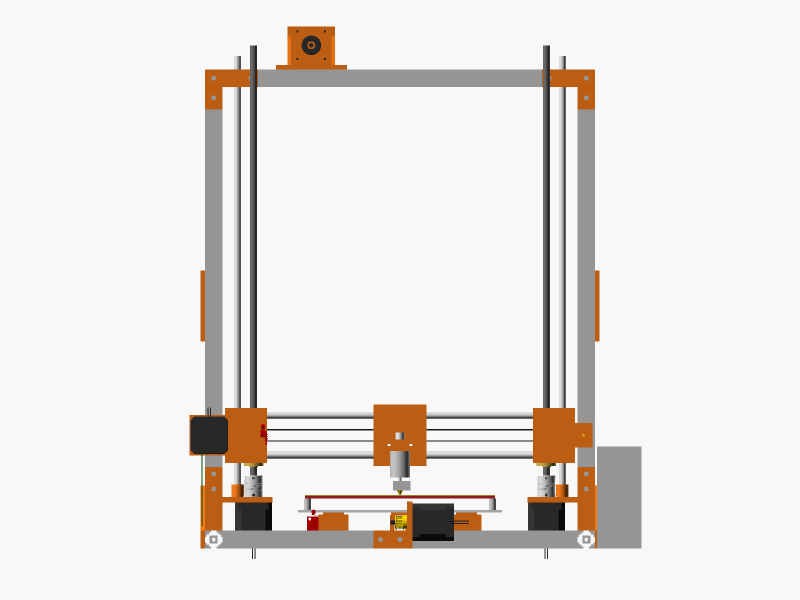
#> input picture cad/images/assembly_front.png, 1600 x 1200 px (shown at 1/2 size)
$ python -i make_guide.py   (imports and definitions only)
#> lines starting #> are read from the running program, lines starting #| are printed output that depends on the picture
"""Build the step-by-step assembly guide: render each step with assembly_steps.scad, crop it, add the
step number, and write assembly_guide/index.html.

Usage: python make_guide.py            (render all steps, then write the page)
       python make_guide.py 7 9        (render only these steps)
       python make_guide.py --html     (only write the page)
"""
import html, math, os, re, subprocess, sys
from PIL import Image, ImageChops, ImageDraw, ImageFont

OSC = r'C:\Program Files\OpenSCAD\openscad.com'
CAD = os.path.join(os.path.dirname(os.path.abspath(__file__)), '..')
SIZE = (2400, 1800)
# camera rotation [rx, rz] per step (rz = turn around the vertical axis)
CAMS = [(60, 35), (75, 35), (60, 35), (60, 35), (65, 60), (65, 330), (55, 35), (55, 150), (70, 35), (60, 35),
        (60, 35), (70, 15), (45, 20), (60, 35), (60, 35), (70, 330), (70, 330), (70, 0), (60, 35)]

# smaller labels on crowded bench steps (label size = view size / divisor)
LABEL_DIV = {12: 50, 13: 65}

OUT = os.path.join(os.path.dirname(os.path.abspath(__file__)), '..', '..', 'assembly_guide')

# title, new parts [(name, qty, note)], hardware, instructions
STEPS = [
 ("Base frame",
  [("2020 bar 520 mm (side)", 2, ""), ("2020 bar 400 mm (front, rear)", 2, ""), ("Corner bracket", 4, "inside each corner")],
  "8 × M4×10 + washer, 8 × M4 T-nut",
  ["The front and rear bars go <b>between</b> the side bars.",
   "Your T-nuts are the <b>drop-in</b> type: put one into the slot from the top, then turn the screw; the nut turns 90° and locks. You can add them at any time.",
   "Fit 1 corner bracket in each inside corner. Tighten lightly.",
   "Put the frame on a flat table. Measure both diagonals; they must be equal (±1 mm). Then tighten."]),
 ("Feet",
  [("Rubber foot Penn-Elcom F1697", 4, "under the side-bar ends")],
  "4 × M4×16 or M4×25 (test which fits, see the check) + washer, 4 × M4 T-nut (bottom slot)",
  ["Fit one foot under each end of the side bars.",
   "Check: 4–6 mm of the screw must come out of the top of the foot. If more, use the shorter screw or add a washer."]),
 ("Uprights",
  [("2020 bar 520 mm (upright)", 2, ""), ("Corner bracket", 2, "rear face, at the bottom")],
  "4 × M4×10 + washer, 4 × M4 T-nut",
  ["Stand each upright on its side bar. The front face of the upright is <b>335 mm</b> from the front end of the side bar.",
   "Fit 1 corner bracket on the <b>rear</b> face. The front face has no bracket: the Z motor (step 6) is there.",
   "Check with a square that each upright is vertical. The braces (step 5) make it stiff."]),
 ("Top bar",
  [("2020 bar 400 mm (top)", 1, "between the uprights"), ("Corner bracket", 2, "under the top bar"), ("T-shape joining plate", 2, "rear face")],
  "8–10 × M4×10 + washer, 8–10 × M4 T-nut",
  ["Fit the top bar between the tops of the uprights.",
   "Fit 1 corner bracket under each end and 1 T-plate on each rear corner.",
   "Check that the distance between the uprights is the same at the top and at the bottom."]),
 ("Diagonal braces",
  [("2020 bar 290 mm (brace)", 2, ""), ("Brace gusset top / bottom (printed 24, 25)", "2 + 2", "outer faces")],
  "12 × M4×12 + washer, 12 × M4 T-nut",
  ["Fit each brace in line with its side: top end on the upright, bottom end on the side bar.",
   "Fix both ends with the printed gussets on the <b>outer</b> face.",
   "Check again that the uprights are vertical before you tighten."]),
 ("Z-bottom parts and Z motors",
  [("Z bottom left / right (printed 08, 09)", "1 + 1", ""), ("NEMA17 motor", 2, "below the Z-bottom"), ("Flexible coupler 5–8 mm", 2, "on the motor shaft")],
  "8 × M3×10 (motors), 4 × M4×12 + washer + T-nut (Z-bottoms)",
  ["Fit each Z-bottom on the front of its upright, <b>17 mm above the side bar</b> (the 47 mm motor body must clear the bar by approx. 3 mm).",
   "Fit each motor under its Z-bottom with 4 × M3×10.",
   "Push the coupler on the shaft, 5 mm end down. Tighten the lower grub screws only."]),
 ("Y rods",
  [("Y rod clamp (printed 15)", 4, "top slots of front and rear bars"), ("8 mm rod 500 mm", 2, ""), ("LM8UU", 3, "2 on the left rod, 1 on the right rod")],
  "8 × M4×12 + washer, 8 × M4 T-nut",
  ["<b>First slide the 3 LM8UU bearings onto the rods: 2 on the left rod, 1 on the right rod.</b>",
   "Fit the clamps at X = ±85 mm from the centre of the frame (rods 170 mm apart).",
   "Check that the rods are parallel (same distance at the front and at the rear) and at the same height."]),
 ("Y motor and Y idler",
  [("Y motor mount (printed 11)", 1, "rear bar"), ("NEMA17 motor", 1, ""), ("GT2 20T pulley", 1, ""),
   ("Y idler holder (printed 12)", 1, "front bar"), ("GT2 idler, 3 mm bore", 1, "")],
  "4 × M3×10 (motor), 4 × M4×12 + washer + T-nut, 1 × M3×25 + nut (idler axle)",
  ["Fit the Y motor mount on the rear bar, centred: 2 screws in the front slot, 2 in the top slot.",
   "Fit the motor with 4 × M3×10. Put the pulley on the shaft in line with the centre of the frame.",
   "Fit the idler holder on the front bar, centred, and the idler on its M3 axle."]),
 ("Y carriage",
  [("Y carriage (printed 27)", 1, "on top of the bearings"),
   ("Y bearing holder (printed 14)", 3, "under the bearings"), ("Y belt holder (printed 13)", 1, "under the centre")],
  "6 × M3×16 + nuts (bearing holders), 2 × M3×16 + nuts (belt holder)",
  ["Put the carriage on the 3 bearings.",
   "Clamp each bearing from below with a bearing holder (2 screws each).",
   "Fit the belt holder under the centre of the carriage.",
   "Move the carriage by hand: it must slide freely along the full length."]),
 ("Y belt",
  [("GT2 belt", 1, "approx. 1 m")],
  "zip ties",
  ["Clamp one belt end in the belt holder.",
   "Route the belt around the front idler, then to the rear motor pulley, then back to the belt holder.",
   "Pull it tight (it must sound like a low note when you pluck it) and clamp the other end."]),
 ("Heatbed",
  [("Bed spacer (printed 16)", 4, "on the carriage corners"), ("Bed spring", 4, ""), ("Heatbed MK2 214 mm", 1, "")],
  "4 × <b>M3×50</b> + nyloc nuts (from the top, through bed, spring, spacer, carriage)",
  ["Put a spacer on each corner hole of the carriage and a spring on each spacer.",
   "Put the heatbed on the springs and fit the 4 screws from the top.",
   "Tighten until each spring is compressed by approx. half. You level the bed later."]),
 ("X-ends (on the bench)",
  [("X-end motor (printed 01)", 1, ""), ("X-end idler (printed 02)", 1, ""), ("LM8UU", 2, "one in each X-end"),
   ("T8 brass nut", 2, "top of each X-end"), ("NEMA17 motor", 1, "X motor"), ("GT2 20T pulley", 1, ""),
   ("GT2 idler, 3 mm bore", 1, ""), ("Micro switch (X endstop)", 1, "")],
  "4 × M3×10 (motor), 4–8 × M3×10 (T8 nuts), 1 × M3×30 + nut (idler axle), 2 × M2/M3 (switch)",
  ["Push one LM8UU into the bearing hole of each X-end (from the top), with zip ties.",
   "Fit a T8 brass nut on top of each X-end: flange in the recess, screws into the holes.",
   "Fit the X motor on the X-end motor with <b>4</b> screws, and the pulley on its shaft.",
   "Fit the idler in the X-end idler on its M3 axle, and the micro switch on the X-end motor."]),
 ("X axis (on the bench)",
  [("8 mm rod 471 mm (cut)", 2, ""), ("X carriage (printed 03)", 1, ""), ("LM8UU", 3, "2 on the top rod, 1 on the bottom rod"), ("GT2 belt", 1, "approx. 1 m")],
  "zip ties, M3 square nuts in the carriage slots",
  ["Push the 3 bearings into the carriage and fix them with zip ties.",
   "Slide the 2 rods through the carriage bearings, then push the rod ends fully into both X-ends.",
   "Fix one belt end on the carriage, route it around the motor pulley and the idler, and back to the carriage. Tension it."]),
 ("Fit the X axis",
  [("Complete X axis from steps 12–13", 1, "")],
  "–",
  ["Lower the X axis between the uprights.",
   "Line up each X-end bearing over the rod hole of its Z-bottom, and each T8 nut over its coupler. Support the X axis on blocks."]),
 ("Z rods and lead screws",
  [("8 mm rod 500 mm", 2, ""), ("T8 lead screw 500 mm", 2, ""), ("Z top (printed 10)", 2, "")],
  "4 × M4×12 + washer + T-nut (Z tops)",
  ["Slide each Z rod down from the top through the X-end bearing into the Z-bottom.",
   "Turn each lead screw down through its T8 nut into the coupler. Tighten the upper grub screws.",
   "Fit the Z tops on the top of the rods and bolt them to the uprights. <b>The top of the lead screw stays free.</b>",
   "Turn both lead screws by hand until the X axis is level (same height left and right)."]),
 ("Extruder drive (on the X carriage)",
  [("Extruder body (printed 04)", 1, ""), ("NEMA17 motor (your shortest)", 1, ""), ("MK8 drive gear", 1, ""),
   ("Extruder idler (printed 06)", 1, ""), ("625 bearing + 5×16 pin (M5×16)", 1, "")],
  "3 × M3 (motor), 2 × M3×40 + springs (idler tension), M5 nyloc (pin)",
  ["Fit the motor on the extruder body with 3 screws (the idler arm needs the 4th corner).",
   "Fit the MK8 gear on the shaft so that its groove lines up with the filament path.",
   "Fit the 625 bearing in the idler on the pin, then the idler with its 2 tension screws and springs.",
   "Bolt the extruder body to the X carriage."]),
 ("Hotend and fans",
  [("E3D V6 hotend", 1, ""), ("Extruder cover (printed 05)", 1, "clamps the hotend"), ("30 mm fan", 1, "hotend fan"),
   ("Fan nozzle (printed 07)", 1, ""), ("5015 blower", 1, "part cooling")],
  "M3 screws from the M3×25 set, square nuts",
  ["Cut the PTFE tube in the hotend flush with the top of the heatsink.",
   "Put the hotend groove into the extruder body and clamp it with the cover.",
   "Fit the 30 mm fan on the heatsink side, and the 5015 blower with the fan nozzle."]),
 ("Electronics",
  [("Power supply 12 V 15 A", 1, "right side"), ("Heatbed MOS module", 1, "right side, behind the PSU"), ("MKS Gen L", 1, "left side"), ("Raspberry Pi 3B+", 1, "left side")],
  "M4×10 + washer + T-nut, M3 standoffs for the boards, cable ties",
  ["Fit the power supply on the outside of the right side bar, and the board and Pi on the left.",
   "Fit the MOS module on the right side bar, between the power supply and the Z motor. The bed current (approx. 11 A) then uses short wires from the power supply.",
   "<b>Do not connect power yet.</b> Wiring and the Klipper configuration come next."]),
 ("Complete printer: checks",
  [],
  "–",
  ["Move each axis by hand: X, Y and Z must move smoothly over the full length.",
   "Belts tight, all grub screws tight, all frame screws tight.",
   "Z: both sides at the same height. Bed: approximately level with the nozzle path."]),
]

TNUT = [("Each side bar", "top slot: upright bracket 1, Z-bottom 2, brace gusset area 3 (outer slot); bottom slot: foot 2; right bar outer slot: power supply 2, MOS module 2"),
        ("Front bar", "top slot: rod clamps 4, Y idler holder 2"),
        ("Rear bar", "top slot: rod clamps 4, Y motor mount 2; front slot: Y motor mount 2"),
        ("Each upright", "front face: Z-bottom 2, Z top 2, endstop 1; rear face: bracket 1, T-plate 2; outer face: gusset 3; inner face: top bracket 1"),
        ("Top bar", "bottom face: brackets 2; rear face: T-plates 2"),
        ("Each brace", "outer face: gussets 2")]

# [51 lines left out: functions render, banner, not called in this run]

def crop(p):
#> called with p = '../images/assembly_front.png'
    im = Image.open(p).convert('RGB')
#> im is the input picture: PIL image 1600x1200 RGB; mean R, G, B 233.5, 229.8, 226.9
    bg = Image.new('RGB', im.size, im.getpixel((0, 0)))
#> bg: PIL image 1600x1200 RGB; every value is 248
    box = ImageChops.difference(im, bg).getbbox()
#> box = (379, 53, 1283, 1118)
    if box:
        m = 30
        box = (max(0, box[0] - m), max(0, box[1] - m), min(im.width, box[2] + m), min(im.height, box[3] + m))
#> box = (349, 23, 1313, 1148)
        im.crop(box).save(p)
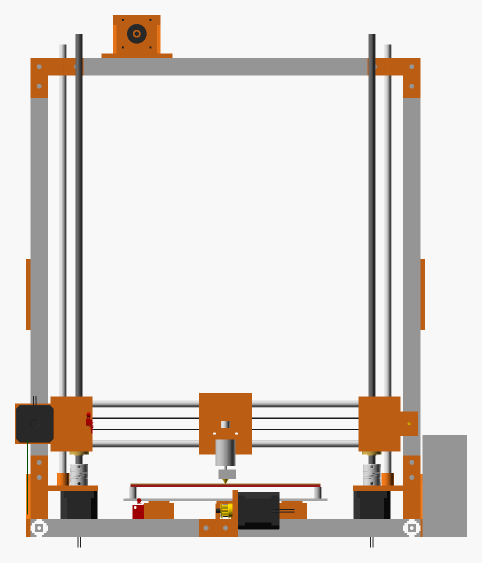
#> saved as assembly_front.png: PIL image 964x1125 RGB (shown at 1/2 size); mean R, G, B 222.4, 215.7, 210.6

args = sys.argv[1:]
# [4 lines not run here, left out]

cards = []
# [10 lines not run here, left out]

toc = ''.join(f'<a href="#s{i}">{i}. {html.escape(t[0])}</a>' for i, t in enumerate(STEPS, 1))
tn = ''.join(f'<tr><td>{a}</td><td>{b}</td></tr>' for a, b in TNUT)
page = f'''<!doctype html><html lang="en"><head><meta charset="utf-8"><meta name="viewport" content="width=device-width,initial-scale=1">
<title>Prusa i3 Build Guide</title>
<style>
:root{{--bg:#fafafa;--card:#fff;--ink:#222;--mute:#666;--line:#ddd;--acc:#e8730c}}
@media (prefers-color-scheme:dark){{:root:not([data-theme="light"]){{--bg:#16181b;--card:#1f2226;--ink:#e8e8e8;--mute:#a0a0a0;--line:#33373c}}}}
:root[data-theme="dark"]{{--bg:#16181b;--card:#1f2226;--ink:#e8e8e8;--mute:#a0a0a0;--line:#33373c}}
body{{margin:0;background:var(--bg);color:var(--ink);font:15px/1.5 system-ui,Segoe UI,Arial,sans-serif}}
main{{max-width:1100px;margin:auto;padding:16px}}
h1{{margin:.2em 0}} .sub{{color:var(--mute)}}
nav{{display:flex;flex-wrap:wrap;gap:6px;margin:12px 0 20px}} nav a{{font-size:13px;padding:4px 8px;border:1px solid var(--line);border-radius:6px;color:var(--ink);text-decoration:none;background:var(--card)}}
.step{{background:var(--card);border:1px solid var(--line);border-radius:10px;padding:16px;margin:0 0 20px;break-inside:avoid}}
.step h2{{margin:0 0 10px;font-size:20px;display:flex;align-items:center;gap:10px}}
.num{{background:var(--acc);color:#fff;border-radius:50%;width:32px;height:32px;display:inline-flex;align-items:center;justify-content:center;font-size:16px;flex:none}}
.step img{{width:100%;height:auto;border-radius:6px;background:#f8f8f8}}
.parts{{border-collapse:collapse;width:100%;margin:10px 0}} .parts th,.parts td{{border-bottom:1px solid var(--line);padding:5px 6px;text-align:left;vertical-align:top}}
.tag{{display:inline-block;min-width:20px;height:20px;border-radius:50%;background:var(--acc);color:#fff;text-align:center;font-size:12px;line-height:20px;margin-right:4px}} .q{{white-space:nowrap}} .n{{color:var(--mute)}} .hw{{margin:6px 0}} ol{{margin:6px 0 0 20px;padding:0}} li{{margin:3px 0}}
.legend{{background:var(--card);border:1px solid var(--line);border-radius:10px;padding:12px 16px;margin-bottom:20px}}
@media print{{nav{{display:none}} .step{{page-break-inside:avoid}}}}
</style></head><body><main>
<h1>Prusa i3 (MK2 parts, 2020 frame) — build guide</h1>
<p class="sub">One step per picture. The <b>orange numbers</b> in each picture match the numbers in the parts table of that step. <b>Coloured parts</b> are new in that step; they are pulled out along the direction in which you fit them, and <b>dashed lines</b> show where they go. <b>Transparent grey</b> parts were fitted in earlier steps. Steps 12, 13, 16 and 17 are done on the bench.</p>
<nav>{toc}</nav>
<div class="legend"><b>Frame screws:</b> all frame screws are <b>M4</b> into M4 T-nuts. Put an <b>M4 washer</b> under each screw head (the holes in the brackets and printed parts are 5.5 mm). Tighten a screw: if it stops but the part can still move, the screw touches the bottom of the slot; add 1 more washer.<br><b>Corner brackets:</b> 8 are used (4 base, 2 upright rear faces, 2 under the top bar). No other joint has a free 90° corner, so keep the other brackets as spares.<br><b>T-nuts:</b> your T-nuts are the <b>drop-in</b> type (6 × 10 mm, M4): put them into the slot from the top at any time. Approximate number per bar:
<table class="parts">{tn}</table></div>
{''.join(cards)}
</main></body></html>'''
# [2 lines not run here, left out]

>>> result = crop('../images/assembly_front.png')

$ run again, on cad/images/assembly_rear.png
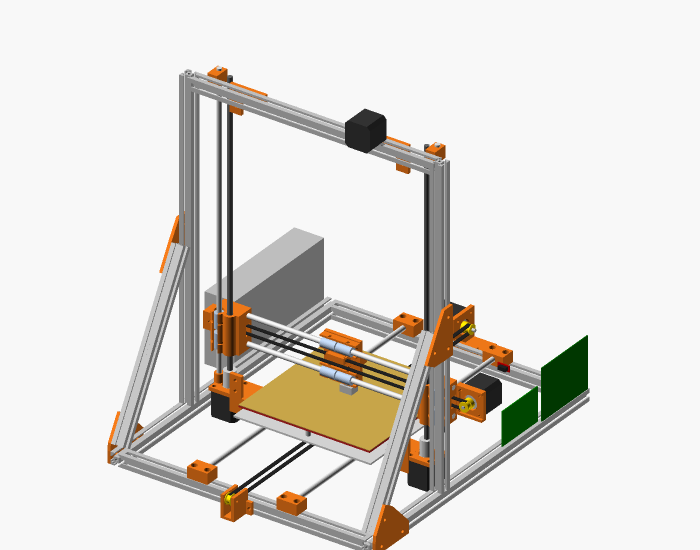
#> input picture cad/images/assembly_rear.png, 1400 x 1100 px (shown at 1/2 size)
#> in crop, im is the input picture: PIL image 1400x1100 RGB; mean R, G, B 223.9, 220.9, 216
#> bg: PIL image 1400x1100 RGB; every value is 248
#> in crop, `box = ImageChops.difference(im, bg).getbbox()`: box = (215, 131, 1179, 1100)
#> in crop, `box = (max(0, box[0] - m), max(0, box[1] - m), min(im.width, box[2] + ..`: box = (185, 101, 1209, 1100)
#> in crop, `im.crop(box).save(p)`:
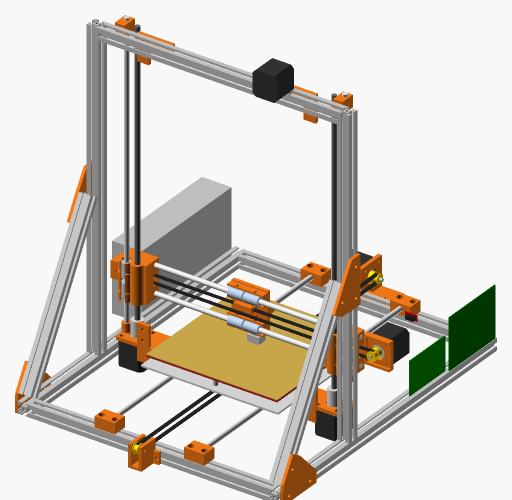
#> saved as assembly_rear.png: PIL image 1024x999 RGB (shown at 1/2 size); mean R, G, B 211.8, 207.2, 199.8

$ run again, on cad/images/assembly_side.png
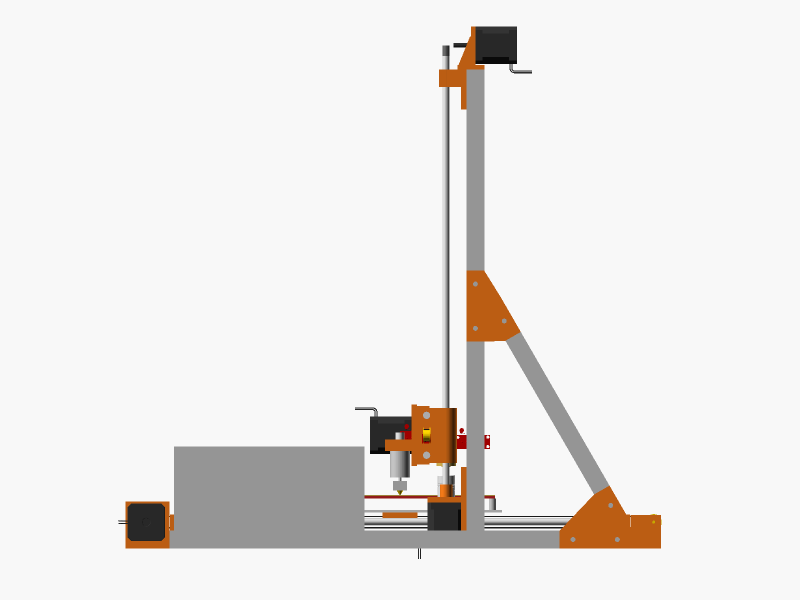
#> input picture cad/images/assembly_side.png, 1600 x 1200 px (shown at 1/2 size)
#> in crop, im is the input picture: PIL image 1600x1200 RGB; mean R, G, B 236, 233.5, 231.6
#> bg: PIL image 1600x1200 RGB; every value is 248
#> in crop, `box = ImageChops.difference(im, bg).getbbox()`: box = (236, 53, 1323, 1118)
#> in crop, `box = (max(0, box[0] - m), max(0, box[1] - m), min(im.width, box[2] + ..`: box = (206, 23, 1353, 1148)
#> in crop, `im.crop(box).save(p)`:
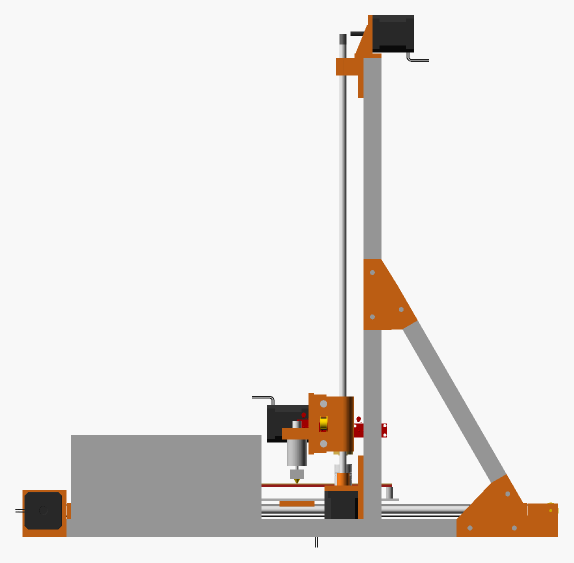
#> saved as assembly_side.png: PIL image 1147x1125 RGB (shown at 1/2 size); mean R, G, B 230.2, 226.5, 223.7

$ run again, on cad/images/assembly_top.png
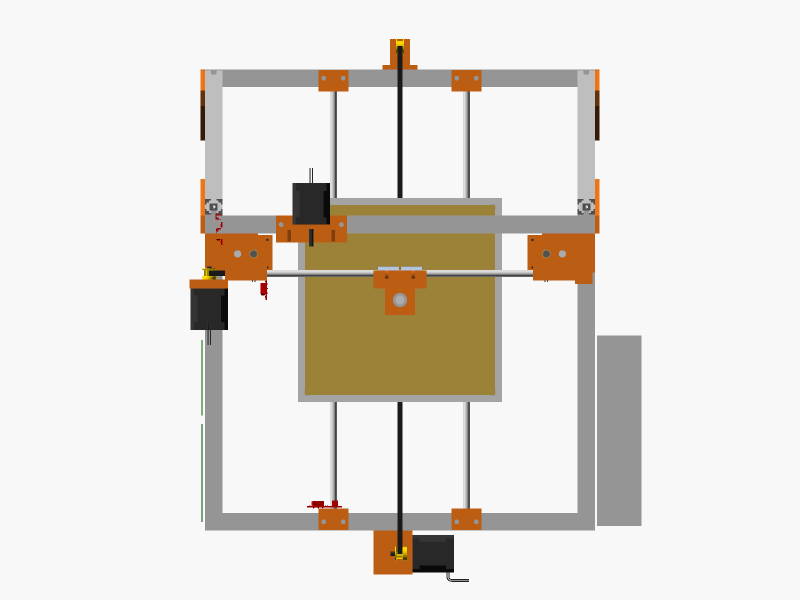
#> input picture cad/images/assembly_top.png, 1600 x 1200 px (shown at 1/2 size)
#> in crop, im is the input picture: PIL image 1600x1200 RGB; mean R, G, B 228.2, 223.7, 216.9
#> bg: PIL image 1600x1200 RGB; every value is 248
#> in crop, `box = ImageChops.difference(im, bg).getbbox()`: box = (379, 77, 1283, 1164)
#> in crop, `box = (max(0, box[0] - m), max(0, box[1] - m), min(im.width, box[2] + ..`: box = (349, 47, 1313, 1194)
#> in crop, `im.crop(box).save(p)`:
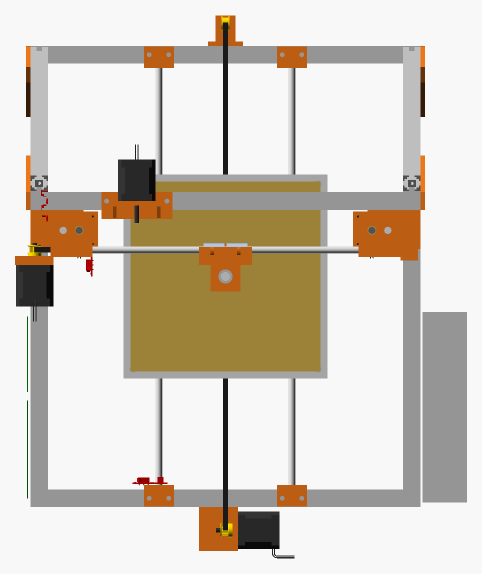
#> saved as assembly_top.png: PIL image 964x1147 RGB (shown at 1/2 size); mean R, G, B 213.7, 205.8, 194
